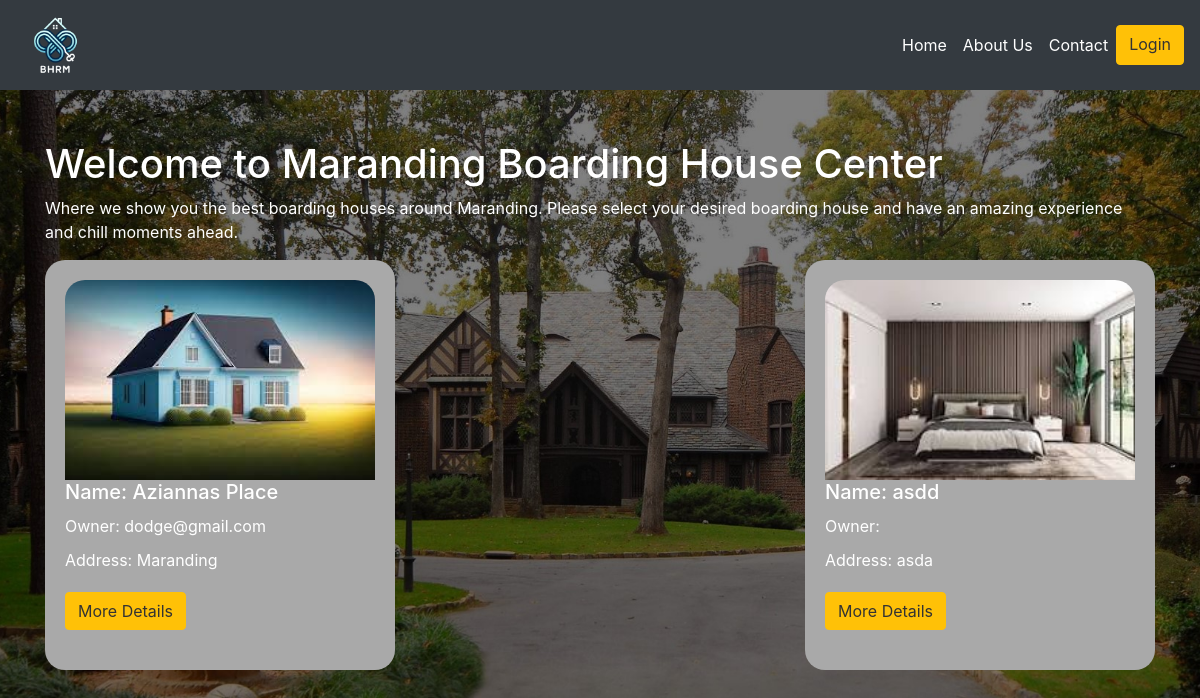
Before: / with the older database file.
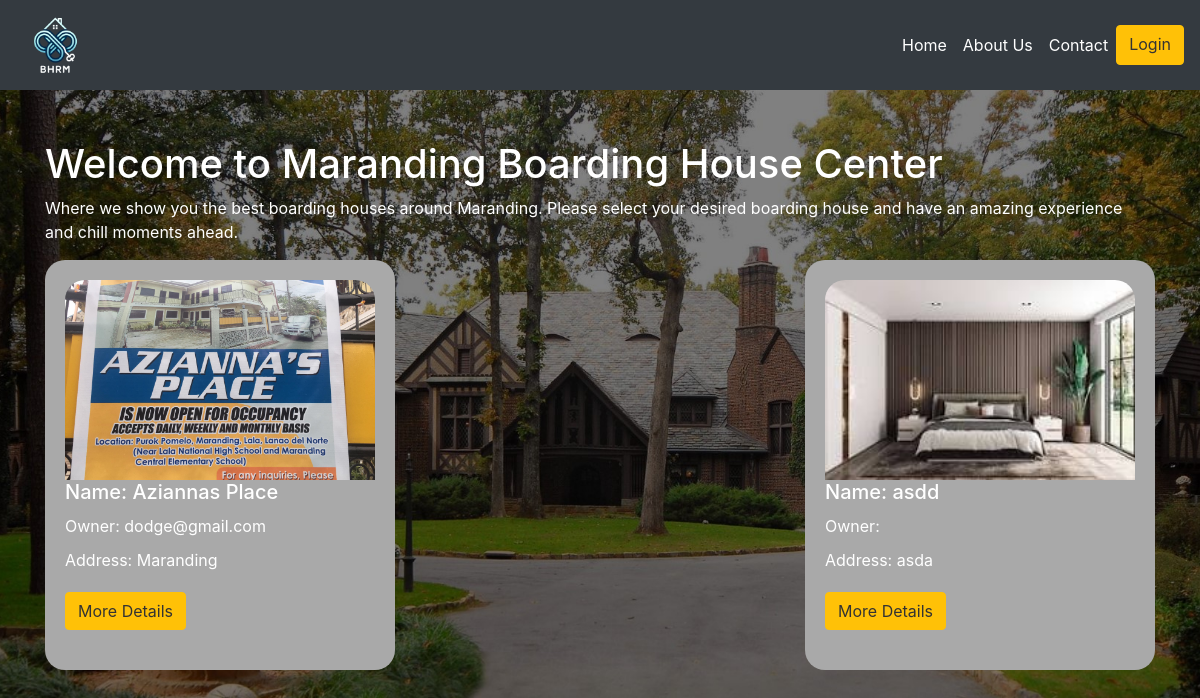
After: the same page with the newer database file.
### tables this page shows
CREATE TABLE `boardinghouses` (
  `id` int(11) NOT NULL,
  `owner` varchar(255) NOT NULL,
  `hname` varchar(25) NOT NULL,
  `haddress` varchar(25) NOT NULL,
  `image` varchar(255) NOT NULL
);

### index.php (the view, shortened to what this page needs)
<?php
require 'php/connection.php';
?>
<!DOCTYPE html>
<html lang="en">
<head>
    <link rel="stylesheet" href="https://stackpath.bootstrapcdn.com/bootstrap/4.5.2/css/bootstrap.min.css">
</head>
<body>
    <nav class="navbar navbar-expand-lg navbar-dark bg-dark py-0">
        <a class="navbar-brand" href="#">
            <img src="images/logo.png" alt="Logo">
        </a>
        <div class="collapse navbar-collapse" id="navbarNav">
            <ul class="navbar-nav ml-auto">
                <li class="nav-item">
                    <a class="nav-link" href="#">Home</a>
                </li>
                <li class="nav-item">
                    <a class="nav-link" href="#">About Us</a>
                </li>
                <li class="nav-item">
                    <a class="nav-link" href="#">Contact</a>
                </li>
                <?php
                if ($_SESSION == true) {
                    echo '<a class="btn btn-warning" href="php/logout.php">Logout</a>';
                } else {
                    echo '<a class="btn btn-warning" href="php/login.php">Login</a>';
                }
                ?>
            </ul>
        </div>
    </nav>
    <div class="container content">
        <h1>Welcome to Maranding Boarding House Center <?php if (!empty($_SESSION)) {
                                                        } ?></h1>
        <p>Where we show you the best boarding houses around Maranding. Please select your desired boarding house and
            have an amazing experience and chill moments ahead.</p>
    </div>
    <div class="container">
        <div class="row">
            <?php
            if (empty($_SESSION) || $_SESSION['role'] == 'user' || $_SESSION['role'] == 'admin' || $_SESSION['role'] == 'landlord') {
                $query = "select * from boardinghouses";
                $result = mysqli_query($conn, $query);
                while ($fetch = mysqli_fetch_assoc($result)) {
                    $id = $fetch['id'];
            ?>
                    <div class="col-md-4">
                        <div class="boarding-house-card">
                            <img src="<?php echo $fetch["image"] ?>" alt="Boarding House">
                            <h5>Name: <?php echo $fetch["hname"] ?></h5>
                            <p>Owner: <?php echo $fetch["owner"] ?></p>
                            <p>Address: <?php echo $fetch["haddress"] ?></p>
                            <div class="btn-container">
                                <?php if (!empty($_SESSION) && $_SESSION['role'] == 'admin') : ?>
                                    <a href="php/function.php?edit=<?php echo $id; ?>"><button class="btn btn-warning">Update</button></a>
                                    <a href="php/function.php?delete=<?php echo $id; ?>"><button class="btn btn-warning">Delete</button></a>
                                <?php else : ?>
                                    <a href="boardinghouse.php?id=<?php echo $id; ?>" class="btn btn-warning">More Details</a>
                                <?php endif; ?>
                            </div>
                        </div>
                    </div>
            <?php
                }
            }
            ?>
        </div>
    </div>
</body>
</html>

Changed rows visible on the page:
changed boardinghouses "Aziannas Place": image: a different picture
